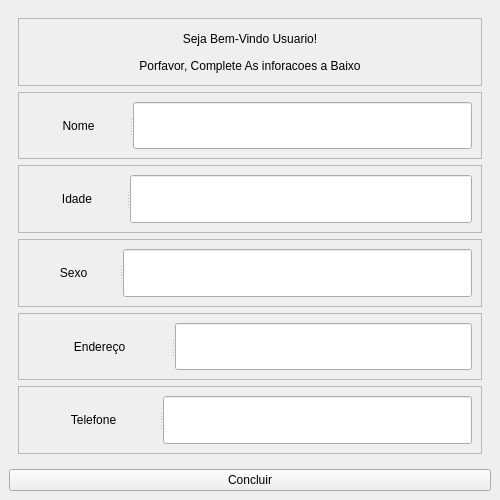
<?xml version="1.0" encoding="UTF-8"?>
<ui version="4.0">
 <class>MainWindow</class>
 <widget class="QMainWindow" name="MainWindow">
  <property name="geometry">
   <rect>
    <x>0</x>
    <y>0</y>
    <width>500</width>
    <height>500</height>
   </rect>
  </property>
  <property name="windowTitle">
   <string>MainWindow</string>
  </property>
  <widget class="QWidget" name="centralwidget">
   <layout class="QVBoxLayout" name="verticalLayout_3">
    <item>
     <widget class="QStackedWidget" name="Informacoes">
      <property name="currentIndex">
       <number>0</number>
      </property>
      <widget class="QWidget" name="comprimento">
       <layout class="QVBoxLayout" name="verticalLayout_2">
        <item>
         <widget class="QFrame" name="frameComprimento">
          <property name="frameShape">
           <enum>QFrame::StyledPanel</enum>
          </property>
          <property name="frameShadow">
           <enum>QFrame::Raised</enum>
          </property>
          <layout class="QVBoxLayout" name="verticalLayout">
           <item>
            <widget class="QLabel" name="stringBemVindo">
             <property name="text">
              <string>Seja Bem-Vindo Usuario!</string>
             </property>
             <property name="alignment">
              <set>Qt::AlignCenter</set>
             </property>
            </widget>
           </item>
           <item>
            <widget class="QLabel" name="stringPedido">
             <property name="text">
              <string>Porfavor, Complete As inforacoes a Baixo</string>
             </property>
             <property name="alignment">
              <set>Qt::AlignCenter</set>
             </property>
            </widget>
           </item>
          </layout>
         </widget>
        </item>
        <item>
         <widget class="QFrame" name="frame_Nome">
          <property name="frameShape">
           <enum>QFrame::StyledPanel</enum>
          </property>
          <property name="frameShadow">
           <enum>QFrame::Raised</enum>
          </property>
          <layout class="QHBoxLayout" name="horizontalLayout">
           <item>
            <widget class="QSplitter" name="splitter_Nome">
             <property name="orientation">
              <enum>Qt::Horizontal</enum>
             </property>
             <widget class="QLabel" name="string_Nome">
              <property name="text">
               <string>Nome</string>
              </property>
              <property name="alignment">
               <set>Qt::AlignCenter</set>
              </property>
             </widget>
             <widget class="QLineEdit" name="input_Nome"/>
            </widget>
           </item>
          </layout>
         </widget>
        </item>
        <item>
         <widget class="QFrame" name="frame_Idade">
          <property name="frameShape">
           <enum>QFrame::StyledPanel</enum>
          </property>
          <property name="frameShadow">
           <enum>QFrame::Raised</enum>
          </property>
          <layout class="QHBoxLayout" name="horizontalLayout_2">
           <item>
            <widget class="QSplitter" name="splitter_Idade">
             <property name="orientation">
              <enum>Qt::Horizontal</enum>
             </property>
             <widget class="QLabel" name="string_Idade">
              <property name="text">
               <string>Idade</string>
              </property>
              <property name="alignment">
               <set>Qt::AlignCenter</set>
              </property>
             </widget>
             <widget class="QLineEdit" name="input_Idade"/>
            </widget>
           </item>
          </layout>
         </widget>
        </item>
        <item>
         <widget class="QFrame" name="frame_Sexo">
          <property name="frameShape">
           <enum>QFrame::StyledPanel</enum>
          </property>
          <property name="frameShadow">
           <enum>QFrame::Raised</enum>
          </property>
          <layout class="QHBoxLayout" name="horizontalLayout_3">
           <item>
            <widget class="QSplitter" name="splitter_Sexo">
             <property name="orientation">
              <enum>Qt::Horizontal</enum>
             </property>
             <widget class="QLabel" name="string_Sexo">
              <property name="text">
               <string>Sexo</string>
              </property>
              <property name="alignment">
               <set>Qt::AlignCenter</set>
              </property>
             </widget>
             <widget class="QLineEdit" name="input_Sexo"/>
            </widget>
           </item>
          </layout>
         </widget>
        </item>
        <item>
         <widget class="QFrame" name="frame_Endereco">
          <property name="frameShape">
           <enum>QFrame::StyledPanel</enum>
          </property>
          <property name="frameShadow">
           <enum>QFrame::Raised</enum>
          </property>
          <layout class="QHBoxLayout" name="horizontalLayout_4">
           <item>
            <widget class="QSplitter" name="splitter_Endereco">
             <property name="orientation">
              <enum>Qt::Horizontal</enum>
             </property>
             <widget class="QLabel" name="string_Endereco">
              <property name="text">
               <string>Endereço</string>
              </property>
              <property name="alignment">
               <set>Qt::AlignCenter</set>
              </property>
             </widget>
             <widget class="QLineEdit" name="input_Endereco"/>
            </widget>
           </item>
          </layout>
         </widget>
        </item>
        <item>
         <widget class="QFrame" name="frame_Telefone">
          <property name="frameShape">
           <enum>QFrame::StyledPanel</enum>
          </property>
          <property name="frameShadow">
           <enum>QFrame::Raised</enum>
          </property>
          <layout class="QHBoxLayout" name="horizontalLayout_5">
           <item>
            <widget class="QSplitter" name="splitter_Telefone">
             <property name="orientation">
              <enum>Qt::Horizontal</enum>
             </property>
             <widget class="QLabel" name="string_Telefone">
              <property name="text">
               <string>Telefone</string>
              </property>
              <property name="alignment">
               <set>Qt::AlignCenter</set>
              </property>
             </widget>
             <widget class="QLineEdit" name="input_Telefone"/>
            </widget>
           </item>
          </layout>
         </widget>
        </item>
       </layout>
      </widget>
      <widget class="QWidget" name="BoasVindas">
       <layout class="QVBoxLayout" name="verticalLayout_4">
        <item>
         <widget class="QLabel" name="string_Conclusao2">
          <property name="font">
           <font>
            <pointsize>28</pointsize>
           </font>
          </property>
          <property name="text">
           <string>Seje muito Bem-Vindo!!</string>
          </property>
          <property name="alignment">
           <set>Qt::AlignCenter</set>
          </property>
         </widget>
        </item>
        <item>
         <widget class="QLabel" name="string_Conclusao">
          <property name="font">
           <font>
            <pointsize>24</pointsize>
           </font>
          </property>
          <property name="text">
           <string>É Um praze Em Te-lor Por Aqui!</string>
          </property>
          <property name="alignment">
           <set>Qt::AlignCenter</set>
          </property>
         </widget>
        </item>
       </layout>
      </widget>
     </widget>
    </item>
    <item>
     <widget class="QPushButton" name="bntConcluir">
      <property name="text">
       <string>Concluir</string>
      </property>
     </widget>
    </item>
   </layout>
  </widget>
 </widget>
 <resources/>
 <connections/>
</ui>
